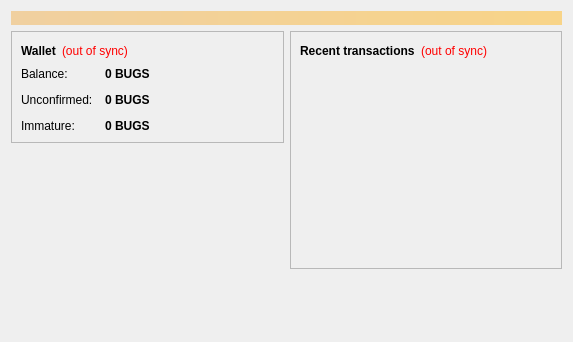
<?xml version="1.0" encoding="UTF-8"?>
<ui version="4.0">
 <class>OverviewPage</class>
 <widget class="QWidget" name="OverviewPage">
  <property name="geometry">
   <rect>
    <x>0</x>
    <y>0</y>
    <width>573</width>
    <height>342</height>
   </rect>
  </property>
  <property name="windowTitle">
   <string>Form</string>
  </property>
  <layout class="QVBoxLayout" name="topLayout">
   <item>
    <widget class="QLabel" name="labelAlerts">
     <property name="visible">
      <bool>false</bool>
     </property>
     <property name="styleSheet">
      <string notr="true">background-color: qlineargradient(x1: 0, y1: 0, x2: 1, y2: 0, stop:0 #F0D0A0, stop:1 #F8D488); color:#000000;</string>
     </property>
     <property name="wordWrap">
      <bool>true</bool>
     </property>
     <property name="margin">
      <number>3</number>
     </property>
    </widget>
   </item>
   <item>
    <layout class="QHBoxLayout" name="horizontalLayout" stretch="1,1">
     <item>
      <layout class="QVBoxLayout" name="verticalLayout_2">
       <item>
        <widget class="QFrame" name="frame">
         <property name="frameShape">
          <enum>QFrame::StyledPanel</enum>
         </property>
         <property name="frameShadow">
          <enum>QFrame::Raised</enum>
         </property>
         <layout class="QVBoxLayout" name="verticalLayout_4">
          <item>
           <layout class="QHBoxLayout" name="horizontalLayout_4">
            <item>
             <widget class="QLabel" name="label_5">
              <property name="font">
               <font>
                <weight>75</weight>
                <bold>true</bold>
               </font>
              </property>
              <property name="text">
               <string>Wallet</string>
              </property>
             </widget>
            </item>
            <item>
             <widget class="QLabel" name="labelWalletStatus">
              <property name="toolTip">
               <string>The displayed information may be out of date. Your wallet automatically synchronizes with the Ladybug network after a connection is established, but this process has not completed yet.</string>
              </property>
              <property name="styleSheet">
               <string notr="true">QLabel { color: red; }</string>
              </property>
              <property name="text">
               <string notr="true">(out of sync)</string>
              </property>
              <property name="alignment">
               <set>Qt::AlignLeading|Qt::AlignLeft|Qt::AlignVCenter</set>
              </property>
             </widget>
            </item>
            <item>
             <spacer name="horizontalSpacer_2">
              <property name="orientation">
               <enum>Qt::Horizontal</enum>
              </property>
              <property name="sizeHint" stdset="0">
               <size>
                <width>40</width>
                <height>20</height>
               </size>
              </property>
             </spacer>
            </item>
           </layout>
          </item>
          <item>
           <layout class="QFormLayout" name="formLayout_2">
            <property name="fieldGrowthPolicy">
             <enum>QFormLayout::AllNonFixedFieldsGrow</enum>
            </property>
            <property name="horizontalSpacing">
             <number>12</number>
            </property>
            <property name="verticalSpacing">
             <number>12</number>
            </property>
            <item row="0" column="0">
             <widget class="QLabel" name="label">
              <property name="text">
               <string>Balance:</string>
              </property>
             </widget>
            </item>
            <item row="0" column="1">
             <widget class="QLabel" name="labelBalance">
              <property name="font">
               <font>
                <weight>75</weight>
                <bold>true</bold>
               </font>
              </property>
              <property name="cursor">
               <cursorShape>IBeamCursor</cursorShape>
              </property>
              <property name="toolTip">
               <string>Your current balance</string>
              </property>
              <property name="text">
               <string notr="true">0 BUGS</string>
              </property>
              <property name="textInteractionFlags">
               <set>Qt::LinksAccessibleByMouse|Qt::TextSelectableByKeyboard|Qt::TextSelectableByMouse</set>
              </property>
             </widget>
            </item>
            <item row="1" column="0">
             <widget class="QLabel" name="label_3">
              <property name="text">
               <string>Unconfirmed:</string>
              </property>
             </widget>
            </item>
            <item row="1" column="1">
             <widget class="QLabel" name="labelUnconfirmed">
              <property name="font">
               <font>
                <weight>75</weight>
                <bold>true</bold>
               </font>
              </property>
              <property name="cursor">
               <cursorShape>IBeamCursor</cursorShape>
              </property>
              <property name="toolTip">
               <string>Total of transactions that have yet to be confirmed, and do not yet count toward the current balance</string>
              </property>
              <property name="text">
               <string notr="true">0 BUGS</string>
              </property>
              <property name="textInteractionFlags">
               <set>Qt::LinksAccessibleByMouse|Qt::TextSelectableByKeyboard|Qt::TextSelectableByMouse</set>
              </property>
             </widget>
            </item>
            <item row="2" column="0">
             <widget class="QLabel" name="labelImmatureText">
              <property name="text">
               <string>Immature:</string>
              </property>
             </widget>
            </item>
            <item row="2" column="1">
             <widget class="QLabel" name="labelImmature">
              <property name="font">
               <font>
                <weight>75</weight>
                <bold>true</bold>
               </font>
              </property>
              <property name="toolTip">
               <string>Mined balance that has not yet matured</string>
              </property>
              <property name="text">
               <string notr="true">0 BUGS</string>
              </property>
              <property name="textInteractionFlags">
               <set>Qt::LinksAccessibleByMouse|Qt::TextSelectableByKeyboard|Qt::TextSelectableByMouse</set>
              </property>
             </widget>
            </item>
           </layout>
          </item>
         </layout>
        </widget>
       </item>
       <item>
        <spacer name="verticalSpacer">
         <property name="orientation">
          <enum>Qt::Vertical</enum>
         </property>
         <property name="sizeHint" stdset="0">
          <size>
           <width>20</width>
           <height>40</height>
          </size>
         </property>
        </spacer>
       </item>
      <item>
         <widget class="QLabel" name="coinimage">
          <property name="text">
           <string/>
          </property>
          <property name="pixmap">
           <pixmap resource="../bitcoin.qrc">:/icons/bitcoin</pixmap>
          </property>
          <property name="scaledContents">
           <bool>false</bool>
          </property>
          <property name="alignment">
           <set>Qt::AlignCenter</set>
          </property>
          <property name="margin">
           <number>-2</number>
          </property>
         </widget>
        </item>
      </layout>
     </item>
     <item>
      <layout class="QVBoxLayout" name="verticalLayout_3">
       <item>
        <widget class="QFrame" name="frame_2">
         <property name="frameShape">
          <enum>QFrame::StyledPanel</enum>
         </property>
         <property name="frameShadow">
          <enum>QFrame::Raised</enum>
         </property>
         <layout class="QVBoxLayout" name="verticalLayout">
          <item>
           <layout class="QHBoxLayout" name="horizontalLayout_2">
            <item>
             <widget class="QLabel" name="label_4">
              <property name="text">
               <string>&lt;b&gt;Recent transactions&lt;/b&gt;</string>
              </property>
             </widget>
            </item>
            <item>
             <widget class="QLabel" name="labelTransactionsStatus">
              <property name="toolTip">
               <string>The displayed information may be out of date. Your wallet automatically synchronizes with the Ladybug network after a connection is established, but this process has not completed yet.</string>
              </property>
              <property name="styleSheet">
               <string notr="true">QLabel { color: red; }</string>
              </property>
              <property name="text">
               <string notr="true">(out of sync)</string>
              </property>
              <property name="alignment">
               <set>Qt::AlignRight|Qt::AlignTrailing|Qt::AlignVCenter</set>
              </property>
             </widget>
            </item>
            <item>
             <spacer name="horizontalSpacer">
              <property name="orientation">
               <enum>Qt::Horizontal</enum>
              </property>
              <property name="sizeHint" stdset="0">
               <size>
                <width>40</width>
                <height>20</height>
               </size>
              </property>
             </spacer>
            </item>
           </layout>
          </item>
          <item>
           <widget class="QListView" name="listTransactions">
            <property name="styleSheet">
             <string notr="true">QListView { background: transparent; }</string>
            </property>
            <property name="frameShape">
             <enum>QFrame::NoFrame</enum>
            </property>
            <property name="verticalScrollBarPolicy">
             <enum>Qt::ScrollBarAlwaysOff</enum>
            </property>
            <property name="horizontalScrollBarPolicy">
             <enum>Qt::ScrollBarAlwaysOff</enum>
            </property>
            <property name="selectionMode">
             <enum>QAbstractItemView::NoSelection</enum>
            </property>
           </widget>
          </item>
         </layout>
        </widget>
       </item>
       <item>
        <spacer name="verticalSpacer_2">
         <property name="orientation">
          <enum>Qt::Vertical</enum>
         </property>
         <property name="sizeHint" stdset="0">
          <size>
           <width>20</width>
           <height>40</height>
          </size>
         </property>
        </spacer>
       </item>
      </layout>
     </item>
    </layout>
   </item>
  </layout>
 </widget>
 <resources/>
 <connections/>
</ui>
